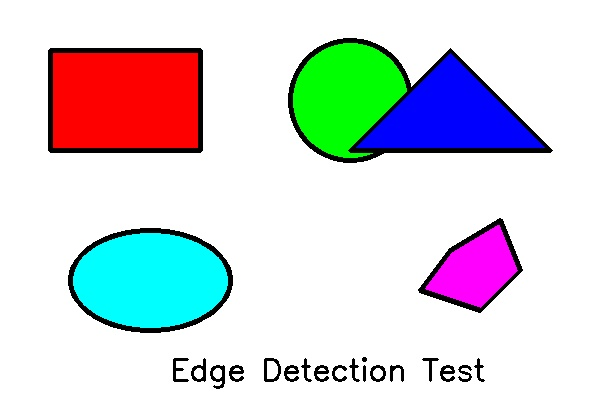
#> input picture input/test_image.jpg, 600 x 400 px
$ python run_edge_detection_quick.py   (older library calls are emulated)
#> lines starting #> are read from the running program, lines starting #| are printed output that depends on the picture; after the words box and inside, x2 and y2 are one past the last pixel; in counts of white or black regions, pixels touching at a corner belong together
### edge_detection.py
"""
Edge Detection System using OpenCV
Implements Sobel, Laplacian, and Canny edge detection algorithms
"""

import cv2
import numpy as np
import matplotlib.pyplot as plt
import os
from pathlib import Path


class EdgeDetector:
    """
    A class to perform various edge detection techniques on images.
    """

    def __init__(self, image_path):
        """
        Initialize the EdgeDetector with an input image.

        Args:
            image_path (str): Path to the input image
        """
#> called with image_path = 'input/test_image.jpg'
        self.image_path = image_path
        self.original_image = cv2.imread(image_path)
#> self.original_image is the input picture: shape (400, 600, 3); mean B, G, R 218.6, 214.1, 211.5

        if self.original_image is None:
            raise ValueError(f"Could not read image from {image_path}")

        # Convert to RGB for display (OpenCV loads as BGR)
        self.original_rgb = cv2.cvtColor(self.original_image, cv2.COLOR_BGR2RGB)

        # Preprocessing
        self.gray_image = None
        self.blurred_image = None

        # Edge detection results
        self.sobel_x = None
        self.sobel_y = None
        self.sobel_combined = None
        self.laplacian = None
        self.canny = None

    def preprocess(self, blur_kernel_size=(5, 5), sigma=1.4):
        """
        Preprocess the image: convert to grayscale and apply Gaussian blur.

        Args:
            blur_kernel_size (tuple): Size of the Gaussian kernel
            sigma (float): Standard deviation for Gaussian kernel
        """
#> called with blur_kernel_size = (5, 5), sigma = 1.4
        print("Preprocessing image...")

        # Convert to grayscale
        self.gray_image = cv2.cvtColor(self.original_image, cv2.COLOR_BGR2GRAY)

        # Apply Gaussian blur to reduce noise
        self.blurred_image = cv2.GaussianBlur(self.gray_image, blur_kernel_size, sigma)
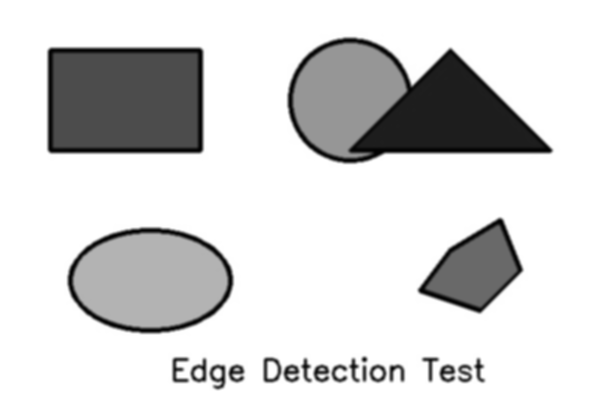
#> self.blurred_image: shape (400, 600); min 1, max 255, mean 213.9

        print("[OK] Image converted to grayscale")
        print(f"[OK] Gaussian blur applied (kernel: {blur_kernel_size}, sigma: {sigma})")

    def apply_sobel(self, kernel_size=3):
        """
        Apply Sobel edge detection in X and Y directions.

        Args:
            kernel_size (int): Size of the Sobel kernel (must be odd: 1, 3, 5, or 7)
        """
#> called with kernel_size = 3
        print("\nApplying Sobel edge detection...")

        # Sobel in X direction (vertical edges)
        self.sobel_x = cv2.Sobel(self.blurred_image, cv2.CV_64F, 1, 0, ksize=kernel_size)
        self.sobel_x = np.absolute(self.sobel_x)
        self.sobel_x = np.uint8(self.sobel_x)
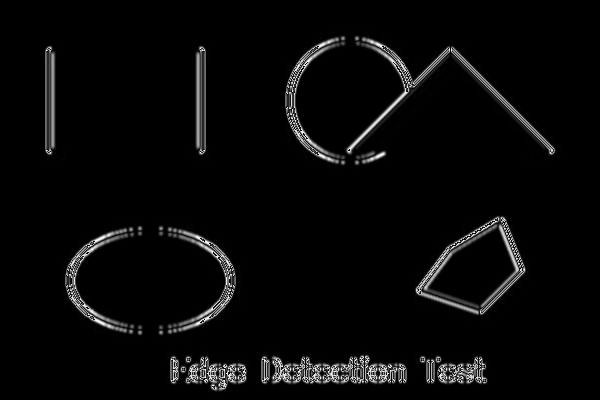
#> self.sobel_x: shape (400, 600); min 0, max 255, mean 8.6

        # Sobel in Y direction (horizontal edges)
        self.sobel_y = cv2.Sobel(self.blurred_image, cv2.CV_64F, 0, 1, ksize=kernel_size)
        self.sobel_y = np.absolute(self.sobel_y)
        self.sobel_y = np.uint8(self.sobel_y)
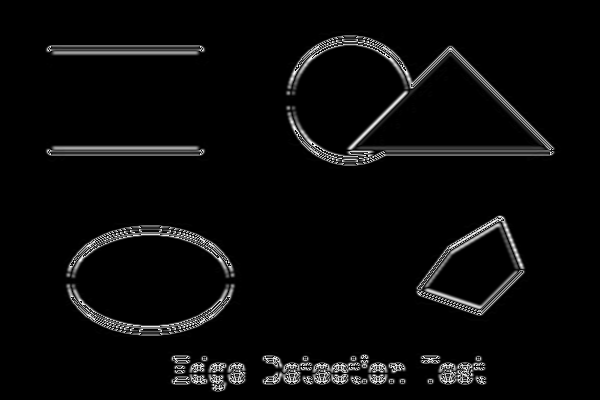
#> self.sobel_y: shape (400, 600); min 0, max 255, mean 9.8

        # Combine Sobel X and Y
        self.sobel_combined = cv2.addWeighted(self.sobel_x, 0.5, self.sobel_y, 0.5, 0)
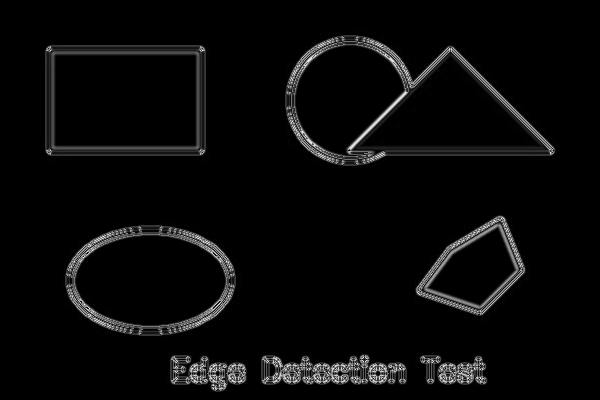
#> self.sobel_combined: shape (400, 600); min 0, max 250, mean 9.2

        print(f"[OK] Sobel edge detection completed (kernel size: {kernel_size})")

    def apply_laplacian(self, kernel_size=3):
        """
        Apply Laplacian edge detection.

        Args:
            kernel_size (int): Size of the Laplacian kernel
        """
#> called with kernel_size = 3
        print("\nApplying Laplacian edge detection...")

        self.laplacian = cv2.Laplacian(self.blurred_image, cv2.CV_64F, ksize=kernel_size)
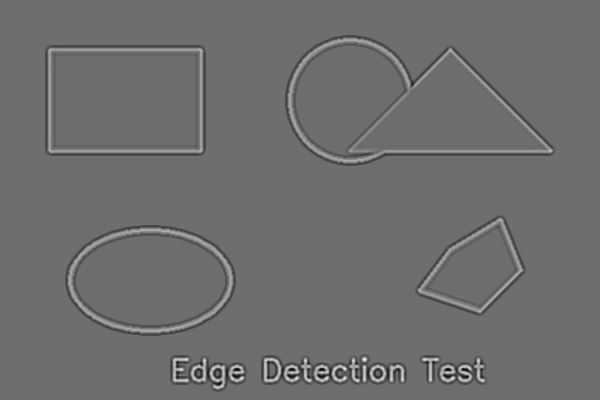
#> self.laplacian: shape (400, 600) float64; min -336, max 438, mean 0; drawn with min black and max white
        self.laplacian = np.absolute(self.laplacian)
        self.laplacian = np.uint8(self.laplacian)
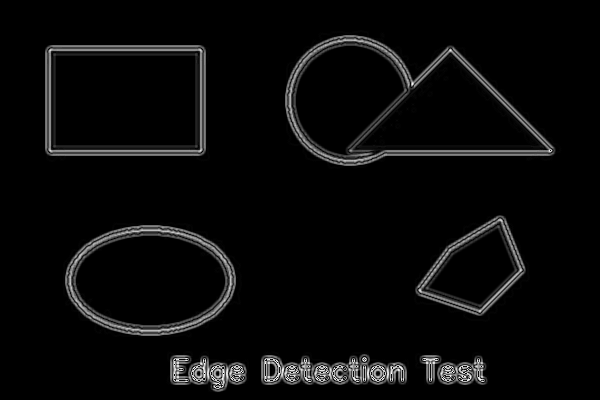
#> self.laplacian: shape (400, 600); min 0, max 254, mean 9.9

        print(f"[OK] Laplacian edge detection completed (kernel size: {kernel_size})")

    def apply_canny(self, threshold1=50, threshold2=150):
        """
        Apply Canny edge detection.

        Args:
            threshold1 (int): Lower threshold for hysteresis
            threshold2 (int): Upper threshold for hysteresis
        """
#> called with threshold1 = 50, threshold2 = 150
        print("\nApplying Canny edge detection...")

        self.canny = cv2.Canny(self.blurred_image, threshold1, threshold2)
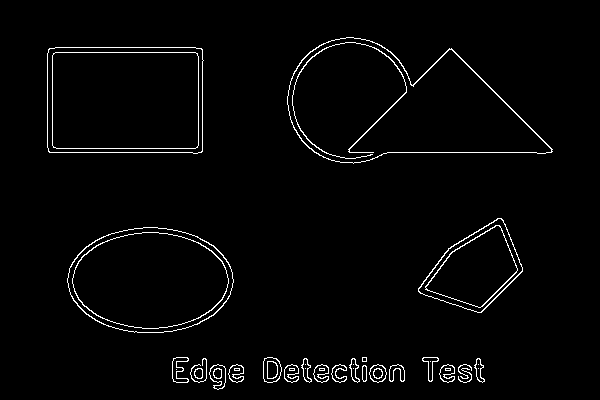
#> self.canny: shape (400, 600); 2.3% white in thin lines or dots, all inside (x1, y1, x2, y2) = (47, 37, 553, 390)

        print(f"[OK] Canny edge detection completed (thresholds: {threshold1}, {threshold2})")

    # [53 lines left out: function display_results, not called in this run]

    def save_results(self, output_dir='output'):
        """
        Save all edge detection results to files.

        Args:
            output_dir (str): Directory to save output images
        """
        print(f"\nSaving results to '{output_dir}' directory...")

        # Create output directory if it doesn't exist
        Path(output_dir).mkdir(exist_ok=True)

        # Get base filename
        base_name = Path(self.image_path).stem

        # Save each result
        cv2.imwrite(f"{output_dir}/{base_name}_grayscale.jpg", self.gray_image)
        cv2.imwrite(f"{output_dir}/{base_name}_blurred.jpg", self.blurred_image)
        cv2.imwrite(f"{output_dir}/{base_name}_sobel_x.jpg", self.sobel_x)
        cv2.imwrite(f"{output_dir}/{base_name}_sobel_y.jpg", self.sobel_y)
        cv2.imwrite(f"{output_dir}/{base_name}_sobel_combined.jpg", self.sobel_combined)
        cv2.imwrite(f"{output_dir}/{base_name}_laplacian.jpg", self.laplacian)
        cv2.imwrite(f"{output_dir}/{base_name}_canny.jpg", self.canny)

        print("[OK] All results saved successfully:")
        print(f"  - {base_name}_grayscale.jpg")
        print(f"  - {base_name}_blurred.jpg")
        print(f"  - {base_name}_sobel_x.jpg")
        print(f"  - {base_name}_sobel_y.jpg")
        print(f"  - {base_name}_sobel_combined.jpg")
        print(f"  - {base_name}_laplacian.jpg")
        print(f"  - {base_name}_canny.jpg")

    def process_complete_pipeline(self, save_output=True, display=True):
        """
        Run the complete edge detection pipeline.

        Args:
            save_output (bool): Whether to save results to disk
            display (bool): Whether to display results
        """
        print("=" * 60)
        print("EDGE DETECTION PIPELINE")
        print("=" * 60)

        # Preprocessing
        self.preprocess()

        # Apply all edge detection methods
        self.apply_sobel()
        self.apply_laplacian()
        self.apply_canny()

        # Display results
        if display:
            self.display_results()

        # Save results
        if save_output:
            self.save_results()

        print("\n" + "=" * 60)
        print("PIPELINE COMPLETED SUCCESSFULLY")
        print("=" * 60)


# [54 lines left out: function main, not called in this run]


# [2 lines that do not run on import are left out]

### run_edge_detection_quick.py
"""
Quick Edge Detection Runner - Saves results without GUI display
"""

import matplotlib
matplotlib.use('Agg')  # Non-interactive backend

from edge_detection import EdgeDetector
import sys
import os

def main():
    image_path = 'input/test_image.jpg'

    if len(sys.argv) > 1:
        image_path = sys.argv[1]

    if not os.path.exists(image_path):
        print(f"[ERROR] Image not found: {image_path}")
        sys.exit(1)

    print("Starting edge detection...")
    print(f"Input: {image_path}")

    # Create detector
    detector = EdgeDetector(image_path)

    # Run pipeline without display
    detector.process_complete_pipeline(save_output=True, display=False)

    print("\n" + "=" * 60)
    print("SUCCESS! Edge detection completed.")
    print(f"Results saved in: output/")
    print("=" * 60)

if __name__ == "__main__":
    main()
